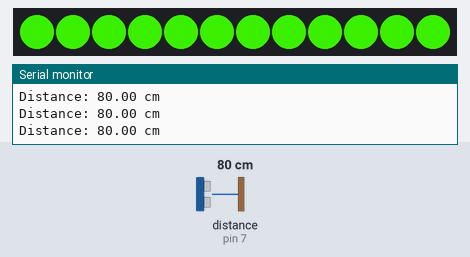
The sketch below on a simulated Arduino Uno, built with avr-gcc and run on an emulated ATmega328P. On the bench: 12 RGB LEDs in strip order, left to right, the last lines printed to the serial monitor. The test bench sets the inputs (shaded band); at power-on: distance to the obstacle (sensor on pin 7) 80 cm. Dim RGB values are drawn brighter than linear.

Above: at 1.2 s.
1.3 s: distance to the obstacle (sensor on pin 7) set to 18 cm
At 1.8 s:
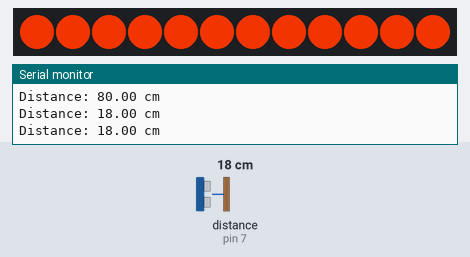
2.9 s: distance to the obstacle (sensor on pin 7) set to 35 cm
4.5 s: distance to the obstacle (sensor on pin 7) set to 60 cm
At 5.1 s:
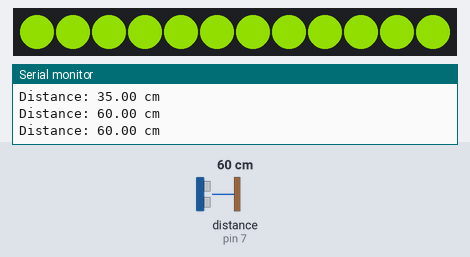
Timing chart, 0 to 7.5 s (numbered marks = the images above; inputs shaded):
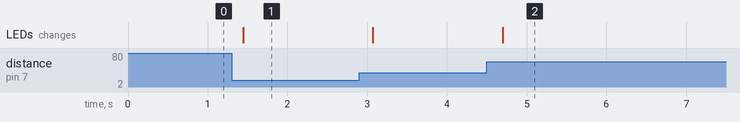

The sketch:

Auriga.ino
```cpp
#include "MeAuriga.h"

#define LEDNUM  12
#define ALLLEDS 0

MeRGBLed led(0, LEDNUM);
MeUltrasonicSensor ultraSensor(PORT_7);

double d, factor;
int red, green;

void setup()
{
  led.setpin(44);
  Serial.begin(9600);
}

void loop()
{
  d = ultraSensor.distanceCm();

  if (d > 99) {
    red = 0;
    green = 255;
  } else {
    factor = d/100.0;
    red = (int)((1 - factor) * 255);
    green = (int)(factor * 255);
  }

  for (uint8_t t = 0; t < LEDNUM; t++ ) {
    led.setColorAt(t, red, green, 0);
  }
  led.show();

  Serial.print("Distance: ");
  Serial.print(d);
  Serial.println(" cm");

  delay(200);
}
```

Measured:
- after the input at 1.3 s, the LEDs: change after 0.15 s (image 1)
- after the input at 4.5 s, the LEDs: change after 0.20 s (image 2)
